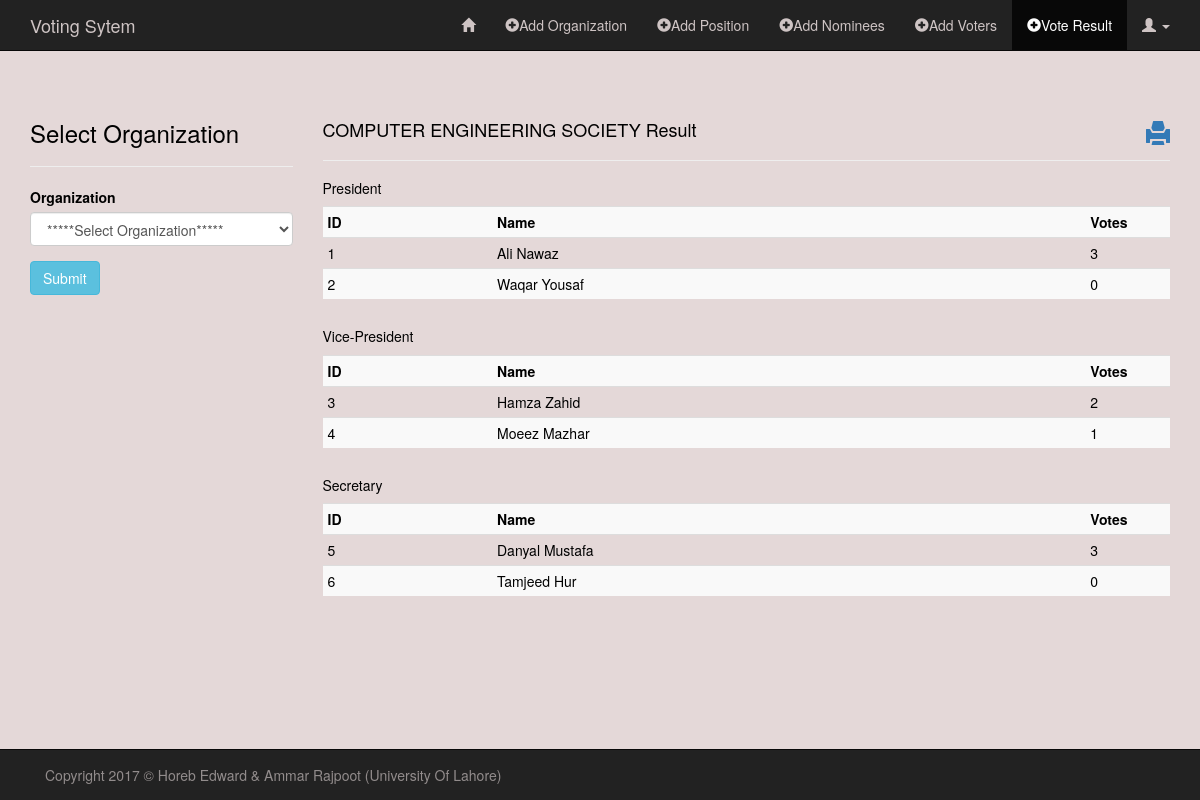
/sandbox/vote_result.php?organization=COMPUTER ENGINEERING SOCIETY (signed in), run on the app's committed database.
### tables this page shows
CREATE TABLE IF NOT EXISTS `positions` (
  `id` int(11) NOT NULL AUTO_INCREMENT,
  `org` varchar(60) NOT NULL,
  `pos` varchar(60) NOT NULL,
  PRIMARY KEY (`id`)
);

CREATE TABLE IF NOT EXISTS `nominees` (
  `id` int(11) NOT NULL AUTO_INCREMENT,
  `org` varchar(60) NOT NULL,
  `pos` varchar(60) NOT NULL,
  `name` varchar(60) NOT NULL,
  `course` varchar(60) NOT NULL,
  `year` varchar(3) NOT NULL,
  `stud_id` varchar(60) NOT NULL,
  PRIMARY KEY (`id`)
);

### sandbox/classes/Organization.php (called while the page is built, shortened)
<?php
class Organization
{
    public function READ_ORG() {
        global $db;
        $sql = "SELECT * FROM organization";
        if(!$stmt = $db->prepare($sql)) {
            echo $stmt->error;
        } else {
            $stmt->execute();
            $result = $stmt->get_result();
        }
        return $result;
    }
}

### sandbox/classes/Position.php (called while the page is built, shortened)
<?php
class Position
{
    public function READ_POS_BY_ORG($org) {
        global $db;
        $sql = "SELECT *
                FROM positions
                WHERE org = ?";
        if(!$stmt = $db->prepare($sql)) {
            echo $stmt->error;
        } else {
            $stmt->bind_param("s", $org);
            $stmt->execute();
            $result = $stmt->get_result();
        }
        return $result;
    }
}

### sandbox/classes/Nominees.php (called while the page is built, shortened)
<?php
class Nominees
{
    public function READ_NOM_BY_ORG_POS($org, $pos) {
        global $db;
        $sql = "SELECT *
                FROM nominees
                WHERE nominees.org = ?
                AND nominees.pos = ?";
        if(!$stmt = $db->prepare($sql)) {
            echo $stmt->error;
        } else {
            $stmt->bind_param("ss", $org, $pos);
            $stmt->execute();
            $result = $stmt->get_result();
        }
        return $result;
    }
    public function COUNT_VOTES($candidate_id) {
        global $db;
        $sql = "SELECT candidate_id
                FROM votes
                WHERE candidate_id = ?";
        if(!$stmt = $db->prepare($sql)) {
            echo $stmt->error;
        } else {
            $stmt->bind_param("i", $candidate_id);
            $stmt->execute();
            $result = $stmt->get_result();
        }
        return $result;
    }
}

### sandbox/vote_result.php (the view, shortened to what this page needs)
<?php
require("../config/db.php");
require("classes/Organization.php");
require("classes/Position.php");
require("classes/Nominees.php");
?>
<!DOCTYPE HTML>
<html lang="en-US">
<head>
    <link rel="stylesheet" href="../assets/css/bootstrap.min.css">
    <link rel="stylesheet" href="../assets/css/style_admin.css">
</head>
<body>
<nav class="navbar navbar-inverse navbar-fixed-top" role="navigation">
    <div class="container">
        <div class="navbar-header">
            <a class="navbar-brand" href="index.php">Voting Sytem</a>
        </div>
        <div class="collapse navbar-collapse" id="bs-example-navbar-collapse-1">
            <ul class="nav navbar-nav navbar-right">
                <li><a href="admin_page.php"><span class="glyphicon glyphicon-home"></span></a></li>
                <li><a href="add_org.php"><span class="glyphicon glyphicon-plus-sign"></span>Add Organization</a></li>
                <li><a href="add_pos.php"><span class="glyphicon glyphicon-plus-sign"></span>Add Position</a></li>
                <li><a href="add_nominees.php"><span class="glyphicon glyphicon-plus-sign"></span>Add Nominees</a></li>
                <li><a href="add_voters.php"><span class="glyphicon glyphicon-plus-sign"></span>Add Voters</a></li>
                <li class="active"><a href="vote_result.php"><span class="glyphicon glyphicon-plus-sign"></span>Vote Result</a></li>
                <li class="dropdown">
                    <a href="#" class="dropdown-toggle" data-toggle="dropdown" role="button" aria-haspopup="true" aria-expanded="false"><span class="glyphicon glyphicon-user"></span> <span class="caret"></span></a>
                </li>
            </ul>
        </div>
    </div>
</nav>
<?php
$readOrg = new Organization();
$rtnReadOrg = $readOrg->READ_ORG();
?>
<div class="container">
    <div class="row">
        <?php if($rtnReadOrg) { ?>
        <div class="col-md-3">
            <h3>Select Organization</h3><hr>
            <form action="<?php $_SERVER['PHP_SELF']; ?>" method="GET" role="form">
                <div class="form-group">
                    <label for="organization">Organization</label>
                    <select name="organization" class="form-control">
                        <option value="">*****Select Organization*****</option>
                    </select>
                </div>
                <button type="submit" name="submit" class="btn btn-info">Submit</button>
            </form>
        </div>
        <?php }  ?>
        <div class="col-md-9">
            <?php
            if(!isset($_GET['organization'])) {
                echo "<div class='alert alert-warning'>Please select organization and click submit to show vote result.</div>";
            } else {
            $org = trim($_GET['organization']);
            ?>
                <a href="http://localhost/voting_system/sandbox/print_result.php?organization=<?php echo $org; ?>"><h3><span class="glyphicon glyphicon-print pull-right"></h3></span> </a>
                <h4><?php echo $org; ?> Result</h4>
                <hr>
                <?php
                $readPos = new Position();
                $rtnReadPos = $readPos->READ_POS_BY_ORG($org);
                ?>
                <?php if($rtnReadPos) { ?>
                    <?php while($rowPos = $rtnReadPos->fetch_assoc()) { ?>
                    <h5><?php echo $rowPos['pos']; ?></h5>
                        <?php
                        $readNomOrgPos = new Nominees();
                        $rtnReadNomOrgPos = $readNomOrgPos->READ_NOM_BY_ORG_POS($org, $rowPos['pos']);
                        ?>
                        <div class="table-responsive">
                            <?php if($rtnReadNomOrgPos) { ?>
                            <table class="table table-condensed table-striped">
                                <tr>
                                    <th>ID</th>
                                    <th>Name</th>
                                    <th>Votes</th>
                                </tr>
                                <?php while($rowCountVotes = $rtnReadNomOrgPos->fetch_assoc()) { ?>
                                    <?php
                                    $countVotes = new Nominees();
                                    $rtnCountVotes = $countVotes->COUNT_VOTES($rowCountVotes['id'])
                                    ?>
                                    <tr>
                                        <td style="width: 20%;"><?php echo $rowCountVotes['id']; ?></td>
                                        <td style="width: 70%;"><?php echo $rowCountVotes['name']; ?></td>
                                        <td style="width: 10%;"><?php echo $rtnCountVotes->num_rows; ?></td>
                                    </tr>
                                <?php }  ?>
                            </table>
                            <?php $rtnReadNomOrgPos->free(); }  ?>
                        </div>
                    <?php }  ?>
                <?php $rtnReadPos->free(); }  ?>
            <?php }  ?>
        </div>
    </div>
</div>
<nav class="navbar navbar-inverse navbar-fixed-bottom" role="navigation">
    <div class="container">
        <div class="navbar-text pull-left">
             Copyright 2017 &copy; Horeb Edward & Ammar Rajpoot (University Of Lahore)
        </div>
    </div>
</nav>
</body>
</html>

### assets/css/style_admin.css (style rules this page uses)
body { color: black; margin-top: 100px !important; margin-bottom: 70px; background-color: lightyellow; }

### sandbox/vote_result.php (style rules this page uses)
body { background-color: #e4d8d8; }
.navbar-inverse .navbar-nav>li>a { color: #cec4c4; }
.navbar-inverse .navbar-brand { color:#cec4c4; }
.navbar-inverse .navbar-text { color: #928c8c; }

### data on the page
positions: pos "President"
nominees: id "1", name "Ali Nawaz", num_rows "3"
nominees: id "2", name "Waqar Yousaf", num_rows "0"
positions: pos "Vice-President"
nominees: id "3", name "Hamza Zahid", num_rows "2"
nominees: id "4", name "Moeez Mazhar", num_rows "1"
positions: pos "Secretary"
nominees: id "5", name "Danyal Mustafa", num_rows "3"
nominees: id "6", name "Tamjeed Hur", num_rows "0"

### other printed values
$org "COMPUTER ENGINEERING SOCIETY"
